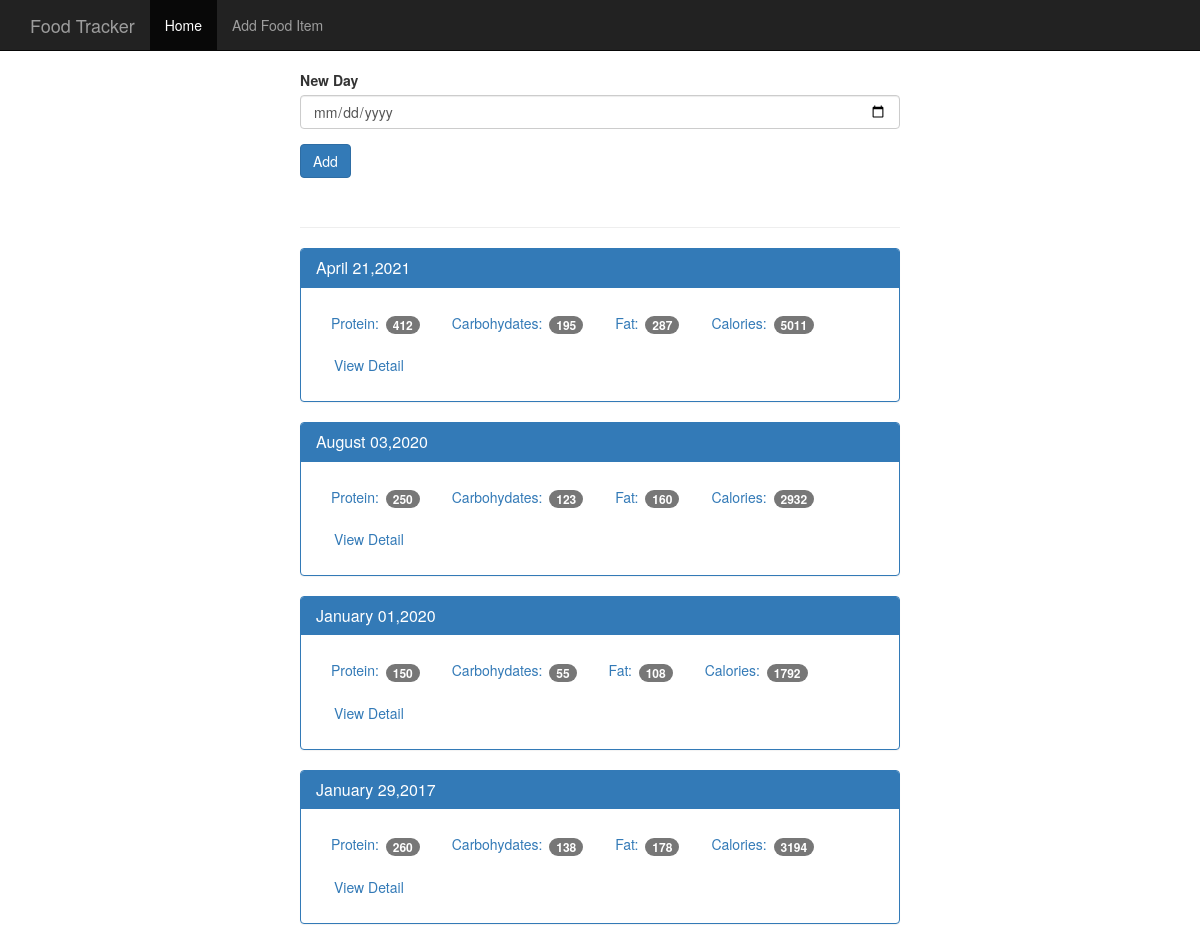
The page / on the database its author committed.
### tables this page shows
CREATE TABLE log_date (
    id integer primary key autoincrement,
    entry_date date not null
);

### app.py (the view)
@app.route("/",methods = ['POST','GET'])
def index():
    db = get_db()
    if request.method == 'POST':
        date = request.form['date']
        dt = datetime.strptime(date,'%Y-%m-%d')
        database_time = datetime.strftime(dt,'%Y%m%d')
        db.execute('insert into log_date (entry_date) values (?)',[database_time])
        db.commit()
    cur = db.execute('select log_date.entry_date,sum(food.protein) as protein,sum(food.carbohydrates) as carbohydrates,sum(food.fat) as fat,sum(food.calories ) as calories from log_date left join food_date on food_date.log_date_id = log_date.id  left join food on food.id = food_date.food_id group by log_date.id order by  log_date.entry_date desc')
    results = cur.fetchall()
    date_results = []
    for i in results:
        single_date ={}
        single_date['protein'] = i['protein']
        single_date['carbohydrates'] = i['carbohydrates']
        single_date['fat'] = i['fat']
        single_date['calories'] = i['calories']
        single_date['entry_date'] = i['entry_date']
        d = datetime.strptime(str(i['entry_date']),'%Y%m%d')
        single_date['pretty_date'] = datetime.strftime(d,"%B %d,%Y")
        date_results.append(single_date)
    return render_template("home.html",results = date_results)

### database.py (called while the page is built)
def connect_db():
    sql = sqlite3.connect('food_log.db')
    sql.row_factory = sqlite3.Row
    return sql

def get_db():
    if not hasattr(g,'sqlite_db'):
        g.sqlite_db = connect_db()
    return g.sqlite_db

### templates/home.html
{% extends "base.html" %}
{% block body %}
<nav class="navbar navbar-inverse navbar-fixed-top">
  <div class="container">
    <div class="navbar-header">
      <a class="navbar-brand" href="{{url_for('index')}}">Food Tracker</a>
    </div>
    <div id="navbar" class="navbar-collapse collapse">
      <ul class="nav navbar-nav">
        <li class="active"><a href="{{url_for('index')}}">Home</a></li>
        <li><a href="{{url_for('food')}}">Add Food Item</a></li>
      </ul>
    </div>
  </div>
</nav>
<div class="container theme-showcase col-sm-6 col-sm-offset-3" role="main">
  <div class="row">
    <div>
      <form method="POST" action="/">
        <div class="form-group">
          <label for="new-day">New Day</label>
          <input type="date" class="form-control" id="new-day" name='date'>
        </div>
        <button type="submit" class="btn btn-primary">Add</button>
      </form>
      <div class="page-header"></div>
      {% for r in results %}
      <div class="panel panel-primary">
        <div class="panel-heading">
          <h3 class="panel-title">{{r.pretty_date}}</h3>
        </div>
        <div class="panel-body">
          <ul class="nav nav-pills" role="tablist">
            <li><a>Protein: <span class="badge">{{r.protein}}</span></a></li>
            <li><a>Carbohydates: <span class="badge">{{r.carbohydrates}}</span></a></li>
            <li><a>Fat: <span class="badge">{{r.fat}}</span></a></li>
            <li><a>Calories: <span class="badge">{{r.calories}}</span></a></li>
            <li><a href="{{url_for('view',date = r.entry_date)}}" type="button" class="btn btn-link">View Detail</a>
            </li>
          </ul>
        </div>
      </div>
      {%endfor%}
    </div>
  </div>
</div>
{% endblock %}

### static/theme.css (style rules this page uses)
body { padding-top: 70px; padding-bottom: 30px; }

### rows shown on the page
log_date: pretty_date "April 21,2021", protein "412", carbohydrates "195", fat "287", calories "5011"
log_date: pretty_date "August 03,2020", protein "250", carbohydrates "123", fat "160", calories "2932"
log_date: pretty_date "January 01,2020", protein "150", carbohydrates "55", fat "108", calories "1792"
log_date: pretty_date "January 29,2017", protein "260", carbohydrates "138", fat "178", calories "3194"
